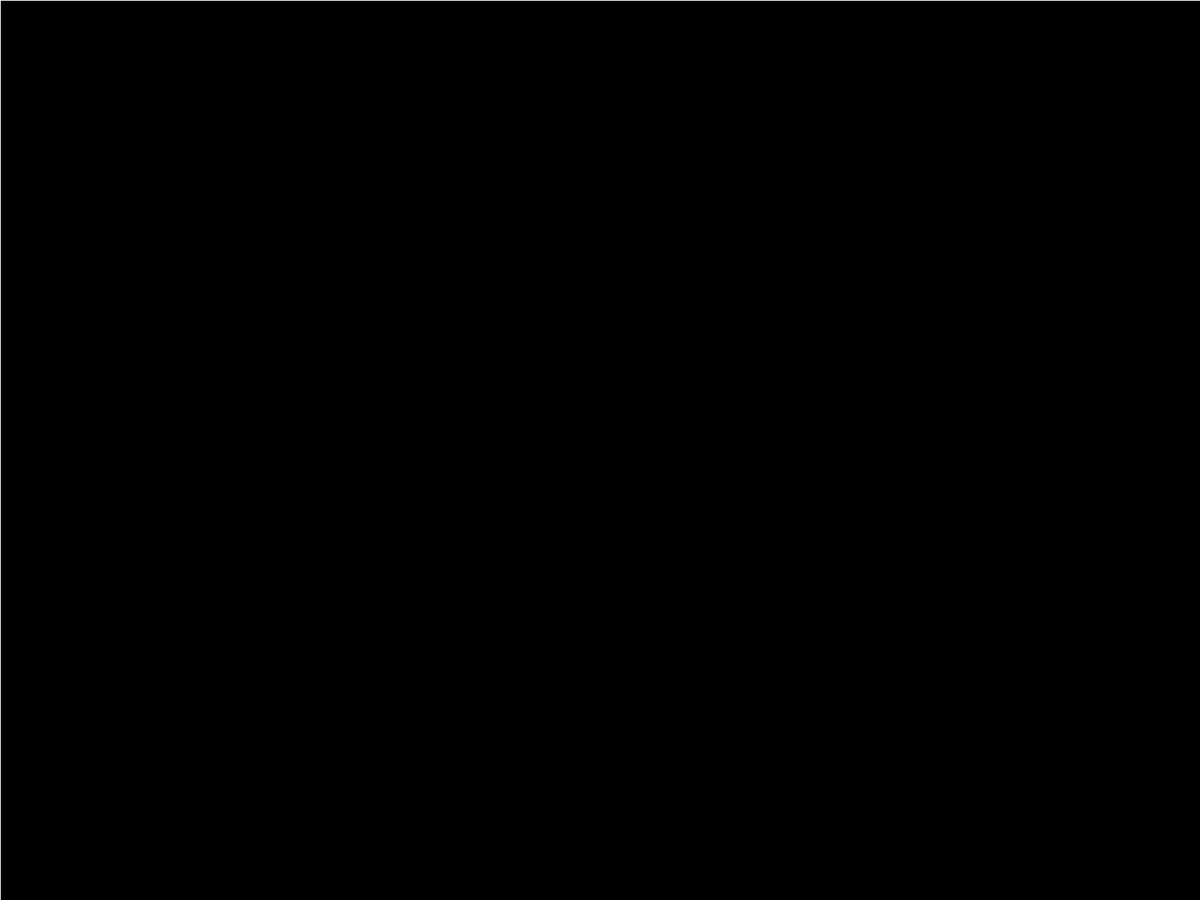
Frame 1 (no input)
Frame 60 (the mouse pressed at the canvas centre just before this capture): identical to frame 1, image omitted
Frame 120 (the mouse held since frame 60 and released just before this capture): identical to frame 1, image omitted

The Processing sketch that drew this single still picture (run headless with seeded random() and noise(); from frame 60 on, the mouse is pressed at the canvas centre):

// Processing sketch: walltest2
// ── walltest2.pde
int x = 0;
int y = 0;

void setup() {
  fullScreen();
  background(0, 0, 0);
  stroke(255, 255, 255);
}
 
void draw() {
  background(0, 0, 0);
  line(x, 0, x, height);
  line(0, y, width, y);
  println(x, y);
}

void keyPressed() {
  if (key == CODED) {
    if (keyCode == RIGHT) {
      x += 1;
    } else if (keyCode == LEFT) {
      x -= 1;
    } else if (keyCode == DOWN) {
      y += 1;
    } else if (keyCode == UP) {
      y -= 1;
    }
  }
}
